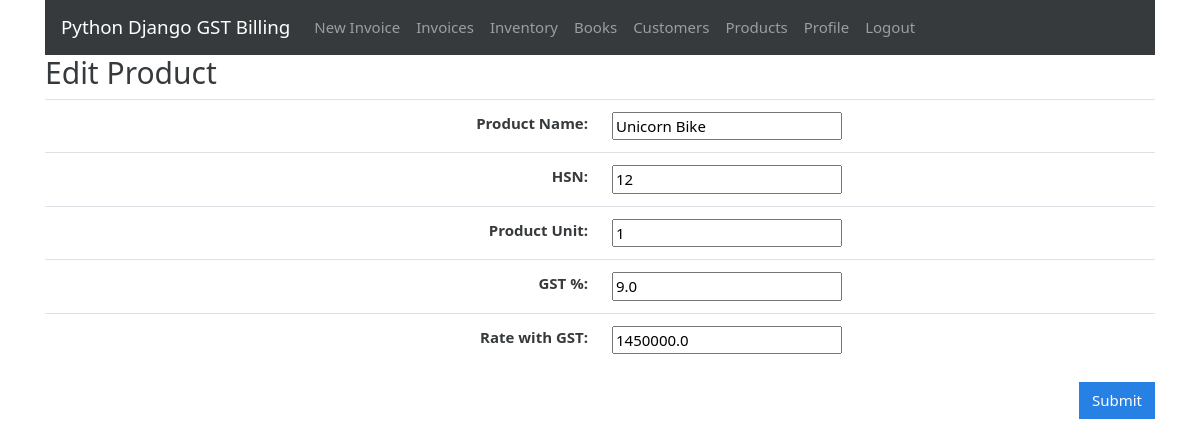
/products/edit/7 (signed in), run on the app's committed database.
### gstbillingapp/models.py (models this page shows, shortened)
class Product(models.Model):
    user = models.ForeignKey(User, null=True, blank=True, on_delete=models.SET_NULL)
    product_name = models.CharField(max_length=200)
    product_hsn = models.CharField(max_length=50, null=True, blank=True)
    product_unit = models.CharField(max_length=50)
    product_gst_percentage = models.FloatField()
    product_rate_with_gst = models.FloatField()

### gstbillingapp/views.py (the view)
# urls.py: path('products/edit/<int:product_id>', views.product_edit, name='product_edit'),
@login_required
def product_edit(request, product_id):
    product_obj = get_object_or_404(Product, user=request.user, id=product_id)
    if request.method == "POST":
        product_form = ProductForm(request.POST, instance=product_obj)
        if product_form.is_valid():
            new_product = product_form.save()
            return redirect('products')
    context = {}
    context['product_form'] = ProductForm(instance=product_obj)
    return render(request, 'gstbillingapp/product_edit.html', context)

### gstbillingapp/forms.py
class ProductForm(ModelForm):
     class Meta:
         model = Product
         fields = ['product_name', 'product_hsn', 'product_unit', 'product_gst_percentage', 'product_rate_with_gst']

### gstbillingapp/templates/gstbillingapp/product_edit.html (shortened to what this page needs)
{% extends "gstbillingapp/base.html" %}
{% load static %}
{% block content %}
<h2>Edit Product</h2>
<form method="POST">
	<table class="table">
		<tbody class="two-col-form">
			<tr>
				<th scope="row" class="text-right">Product Name:</th>
				<td class="form-input-td">{{product_form.product_name}}</td>
			</tr>
			<tr>
				<th scope="row" class="text-right">HSN:</th>
				<td class="form-input-td">{{product_form.product_hsn}}</td>
			</tr>
			<tr>
				<th scope="row" class="text-right">Product Unit:</th>
				<td class="form-input-td">{{product_form.product_unit}}</td>
			</tr>
			<tr>
				<th scope="row" class="text-right">GST %:</th>
				<td class="form-input-td">{{product_form.product_gst_percentage}}</td>
			</tr>
			<tr>
				<th scope="row" class="text-right">Rate with GST:</th>
				<td class="form-input-td">{{product_form.product_rate_with_gst}}</td>
			</tr>
		</tbody>
	</table>
	<input type="submit" class="btn btn-primary float-right" value="Submit">
</form>
{% endblock %}

### gstbillingapp/static/gstbillingapp/main.css (style rules this page uses)
.two-col-form td, .two-col-form th { width: 25%; }

### data on the page
Product: product_name "Unicorn Bike", product_hsn "12", product_unit "1", product_gst_percentage "9.0", product_rate_with_gst "1450000.0"
